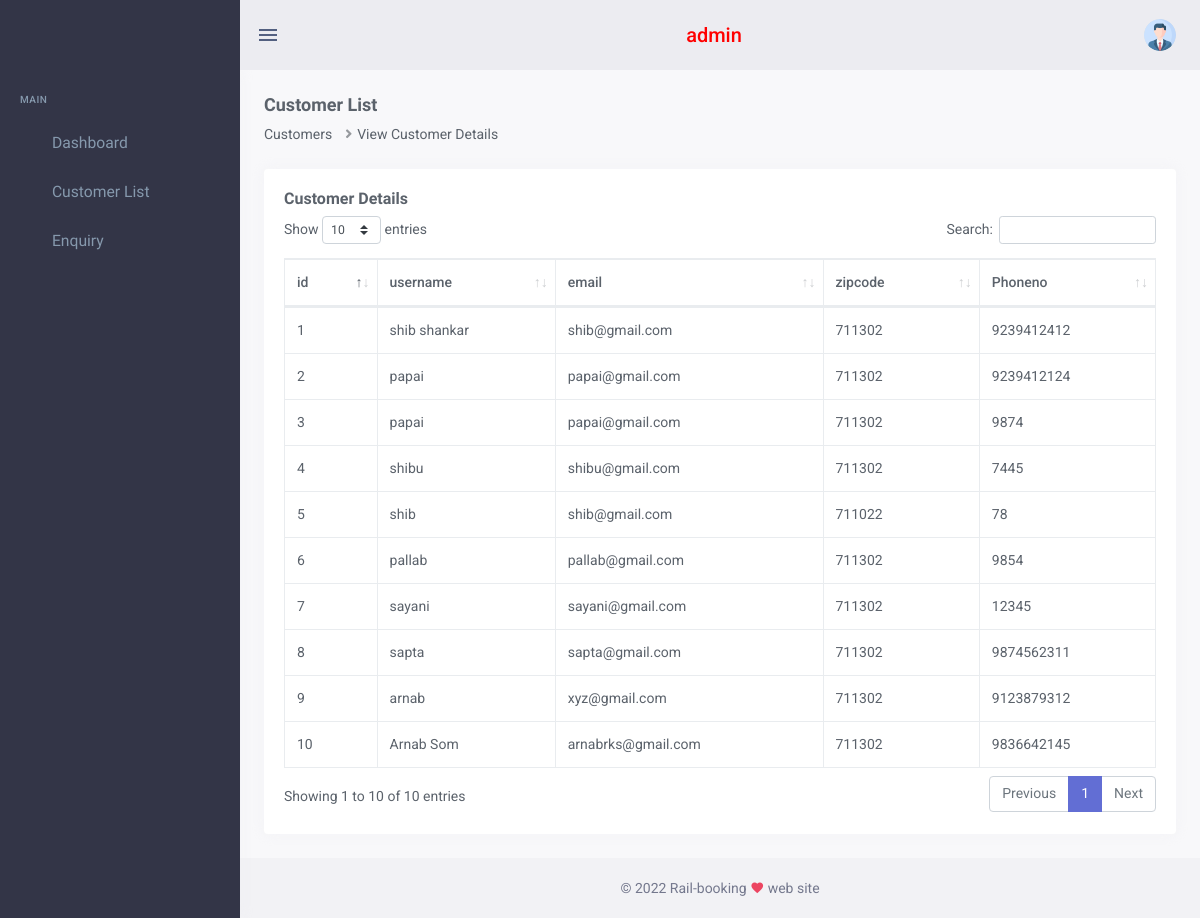
The page /admin/customer-list.php (signed in) on the database its author committed.
### tables this page shows
CREATE TABLE IF NOT EXISTS `tbl_user` (
  `id` int(11) NOT NULL AUTO_INCREMENT,
  `username` varchar(50) NOT NULL,
  `email` varchar(100) NOT NULL,
  `password` varchar(100) NOT NULL,
  `confirm_password` varchar(100) NOT NULL,
  `Zip_code` varchar(200) NOT NULL,
  `phoneno` varchar(200) NOT NULL,
  PRIMARY KEY (`id`)
);

### admin/customer-list.php (the view, shortened to what this page needs)
<?php
include('includes/dbconnection.php');
if (strlen($_SESSION['comsmsaid']==0)) {
  header('location:logout.php');
  } else{
?>
<!doctype html>
<html lang="en">
    <head>
       <?php include_once('includes/css.php'); ?>
    </head>
    <body data-sidebar="dark">
        <div id="layout-wrapper">
            <?php include_once('includes/header.php');?>
           <?php include_once('includes/sidebar.php');?>
            <div class="main-content">
                <div class="page-content">
                    <div class="container-fluid">
                        <div class="row align-items-center">
                            <div class="col-sm-6">
                                <div class="page-title-box">
                                    <h4 class="font-size-18">Customer List</h4>
                                    <ol class="breadcrumb mb-0">
                                        <li class="breadcrumb-item">Customers</li>
                                        <li class="breadcrumb-item">View Customer Details</li>
                                    </ol>
                                </div>
                            </div>
                        </div>
                        <div class="row">
                            <div class="col-12">
                                <div class="card">
                                    <div class="card-body">
                                        <h4 class="card-title">Customer Details</h4>
                                        <table id="datatable" class="table table-bordered dt-responsive nowrap" style="border-collapse: collapse; border-spacing: 0; width: 100%;">
                                            <thead>
                                            <tr>
                                                <th>id</th>
                                                <th>username</th>
                                                <th>email</th>
                                                <th>zipcode</th>
                                                <th>Phoneno</th>
                                            </tr>
                                            </thead>
                                            <tbody>
                                                 <?php
$ret=mysqli_query($con,"select * from tbl_user");
$cnt=1;
while ($row=mysqli_fetch_array($ret)) {
?>
                                            <tr>
                                                <td><?php echo $cnt;?></td>
                                                <td><?php  echo $row['username'];?></td>
                                                <td><?php  echo $row['email'];?></td>
                                                <td><?php  echo $row['Zip_code'];?></td>
                                                <td><?php  echo $row['phoneno'];?></td>
                                            </tr>
                                        <?php
$cnt=$cnt+1;
}?>
                                            </tbody>
                                        </table>
                                    </div>
                                </div>
                            </div>
                        </div>
                    </div>
                </div>
<?php include_once('includes/footer.php');?>
            </div>
        </div>
    </body>
</html>
<?php  } ?>

### rows shown on the page
tbl_user: username "shib shankar", email "shib@gmail.com", Zip_code "711302", phoneno "9239412412"
tbl_user: username "papai", email "papai@gmail.com", Zip_code "711302", phoneno "9239412124"
tbl_user: username "papai", email "papai@gmail.com", Zip_code "711302", phoneno "9874"
tbl_user: username "shibu", email "shibu@gmail.com", Zip_code "711302", phoneno "7445"
tbl_user: username "shib", email "shib@gmail.com", Zip_code "711022", phoneno "78"
tbl_user: username "pallab", email "pallab@gmail.com", Zip_code "711302", phoneno "9854"
tbl_user: username "sayani", email "sayani@gmail.com", Zip_code "711302", phoneno "12345"
tbl_user: username "sapta", email "sapta@gmail.com", Zip_code "711302", phoneno "9874562311"
tbl_user: username "arnab", email "xyz@gmail.com", Zip_code "711302", phoneno "9123879312"
tbl_user: username "Arnab Som", email "arnabrks@gmail.com", Zip_code "711302", phoneno "9836642145"
